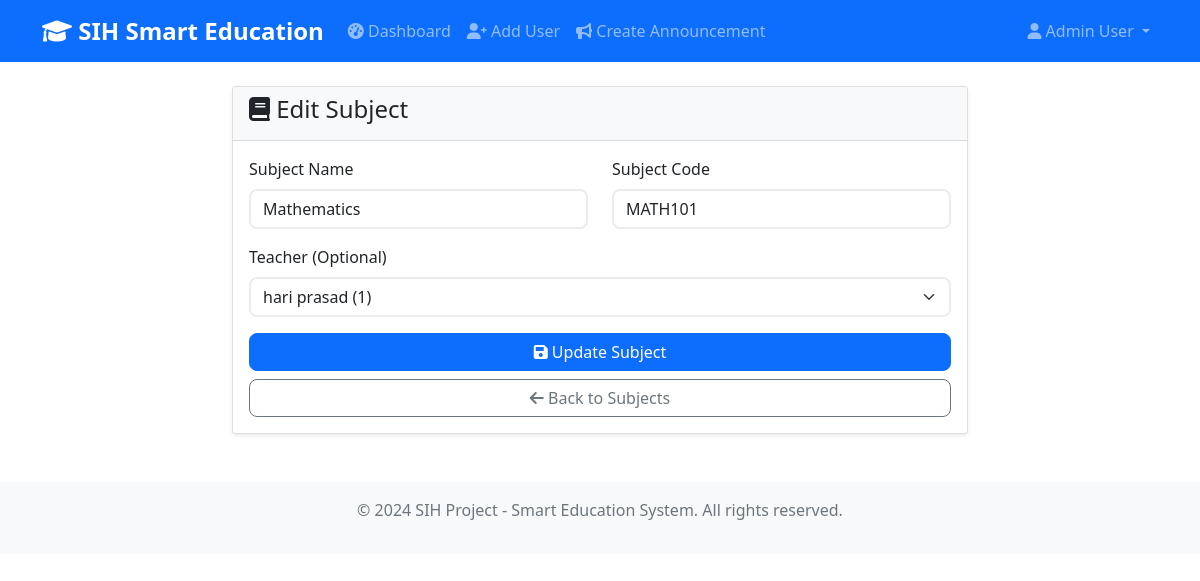
The page /admins/subjects/1/edit/ (signed in) on the database its author committed.
### teachers/models.py (models this page shows, shortened)
class Subject(models.Model):
    name = models.CharField(max_length=100)
    code = models.CharField(max_length=10, unique=True)
    teacher = models.ForeignKey(Teacher, on_delete=models.CASCADE, related_name='subjects')

class Teacher(models.Model):
    user = models.OneToOneField(User, on_delete=models.CASCADE)
    employee_id = models.CharField(max_length=20, unique=True)
    department = models.CharField(max_length=100)
    created_at = models.DateTimeField(auto_now_add=True)

### admins/views.py (the view, shortened to what this page needs)
# urls.py: path('subjects/<int:pk>/edit/', views.subject_edit, name='subject_edit'),
@login_required
def subject_edit(request, pk):
    if not _require_staff(request.user):
        messages.error(request, 'Access denied.')
        return redirect('core:dashboard')
    obj = get_object_or_404(Subject, pk=pk)
    context = {'subject': obj, 'teachers': Teacher.objects.select_related('user')}
    return render(request, 'admins/subject_form.html', context)

### admins/views.py (called while the page is built)
def _require_staff(user):
    return user.is_staff

### templates/admins/subject_form.html (shortened to what this page needs)
{% extends 'base.html' %}
{% block content %}
<div class="row justify-content-center">
    <div class="col-md-8">
        <div class="card">
            <div class="card-header">
                <h4><i class="fas fa-book"></i> {% if subject %}Edit Subject{% else %}Create Subject{% endif %}</h4>
            </div>
            <div class="card-body">
                <form method="post">
                    <div class="row">
                        <div class="col-md-6">
                            <div class="mb-3">
                                <label for="name" class="form-label">Subject Name</label>
                                <input type="text" class="form-control" id="name" name="name"
                                       value="{% if subject %}{{ subject.name }}{% endif %}" required>
                            </div>
                        </div>
                        <div class="col-md-6">
                            <div class="mb-3">
                                <label for="code" class="form-label">Subject Code</label>
                                <input type="text" class="form-control" id="code" name="code"
                                       value="{% if subject %}{{ subject.code }}{% endif %}" required>
                            </div>
                        </div>
                    </div>
                    <div class="mb-3">
                        <label for="teacher" class="form-label">Teacher (Optional)</label>
                        <select class="form-select" id="teacher" name="teacher">
                            {% for t in teachers %}
                            <option value="{{ t.id }}" {% if subject and subject.teacher_id == t.id %}selected{% endif %}>
                                {{ t.user.get_full_name|default:t.user.username }} ({{ t.employee_id }})
                            </option>
                            {% endfor %}
                        </select>
                    </div>
                    <div class="d-grid gap-2">
                        <button type="submit" class="btn btn-primary">
                            <i class="fas fa-save"></i> {% if subject %}Update{% else %}Create{% endif %} Subject
                        </button>
                        <a href="{% url 'admins:subjects_list' %}" class="btn btn-outline-secondary">
                            <i class="fas fa-arrow-left"></i> Back to Subjects
                        </a>
                    </div>
                </form>
            </div>
        </div>
    </div>
</div>
{% endblock %}

### templates/base.html (shortened to what this page needs)
<!DOCTYPE html>
<html lang="en">
<head>
    <link href="https://cdn.jsdelivr.net/npm/bootstrap@5.1.3/dist/css/bootstrap.min.css" rel="stylesheet">
    <link href="https://cdnjs.cloudflare.com/ajax/libs/font-awesome/6.0.0/css/all.min.css" rel="stylesheet">
    {% load static %}
    <link href="{% static 'css/custom.css' %}" rel="stylesheet">
</head>
<body>
    <nav class="navbar navbar-expand-lg navbar-dark bg-primary">
        <div class="container">
            <a class="navbar-brand" href="{% url 'core:dashboard' %}">
                <i class="fas fa-graduation-cap"></i> SIH Smart Education
            </a>
            <div class="collapse navbar-collapse" id="navbarNav">
                <ul class="navbar-nav me-auto">
                    {% if user.is_authenticated %}
                        <li class="nav-item">
                            <a class="nav-link" href="{% url 'core:dashboard' %}">
                                <i class="fas fa-tachometer-alt"></i> Dashboard
                            </a>
                        </li>
                        {% if user.student %}
                            <li class="nav-item">
                                <a class="nav-link" href="{% url 'students:materials_list' %}">
                                    <i class="fas fa-file-alt"></i> Materials
                                </a>
                            </li>
                            <li class="nav-item">
                                <a class="nav-link" href="{% url 'students:scan_qr' %}">
                                    <i class="fas fa-qrcode"></i> Scan QR
                                </a>
                            </li>
                        {% elif user.teacher %}
                            <li class="nav-item">
                                <a class="nav-link" href="{% url 'teachers:group_selection' %}">
                                    <i class="fas fa-users"></i> Select Group
                                </a>
                            </li>
                        {% elif user.is_staff %}
                            <li class="nav-item">
                                <a class="nav-link" href="{% url 'admins:add_user' %}">
                                    <i class="fas fa-user-plus"></i> Add User
                                </a>
                            </li>
                            <li class="nav-item">
                                <a class="nav-link" href="{% url 'admins:create_announcement' %}">
                                    <i class="fas fa-bullhorn"></i> Create Announcement
                                </a>
                            </li>
                        {% endif %}
                    {% endif %}
                </ul>
                <ul class="navbar-nav">
                    {% if user.is_authenticated %}
                        <li class="nav-item dropdown">
                            <a class="nav-link dropdown-toggle" href="#" id="navbarDropdown" role="button" data-bs-toggle="dropdown">
                                <i class="fas fa-user"></i> {{ user.get_full_name|default:user.username }}
                            </a>
                        </li>
                    {% endif %}
                </ul>
            </div>
        </div>
    </nav>
    <main class="container mt-4">
        {% block content %}
        {% endblock %}
    </main>
    <footer class="bg-light text-center text-muted py-3 mt-5">
        <div class="container">
            <p>&copy; 2024 SIH Project - Smart Education System. All rights reserved.</p>
        </div>
    </footer>
</body>
</html>

### static/css/custom.css (style rules this page uses)
:root { --primary-color: #007bff; --secondary-color: #6c757d; --success-color: #28a745; --warning-color: #ffc107; --danger-color: #dc3545; --info-color: #17a2b8; --light-color: #f8f9fa; --dark-color: #343a40; }
.card { transition: transform 0.2s ease-in-out, box-shadow 0.2s ease-in-out; }
.btn { border-radius: 8px; font-weight: 500; transition: all 0.2s ease-in-out; }
.form-control, .form-select { border-radius: 8px; border: 2px solid #e9ecef; transition: border-color 0.2s ease-in-out; }
.navbar-brand { font-weight: 700; font-size: 1.5rem; }
.navbar-nav .nav-link { font-weight: 500; transition: color 0.2s ease-in-out; }

### templates/base.html (style rules this page uses)
.navbar-brand { font-weight: bold; }
.card { box-shadow: 0 0.125rem 0.25rem rgba(0, 0, 0, 0.075); border: 1px solid rgba(0, 0, 0, 0.125); }
.card-header { background-color: #f8f9fa; border-bottom: 1px solid rgba(0, 0, 0, 0.125); }

### rows shown on the page
Subject: name "Mathematics", code "MATH101", teacher "hari prasad (1)"

### other values the page prints
{{ user.get_full_name|default:user.username }} "Admin User"
